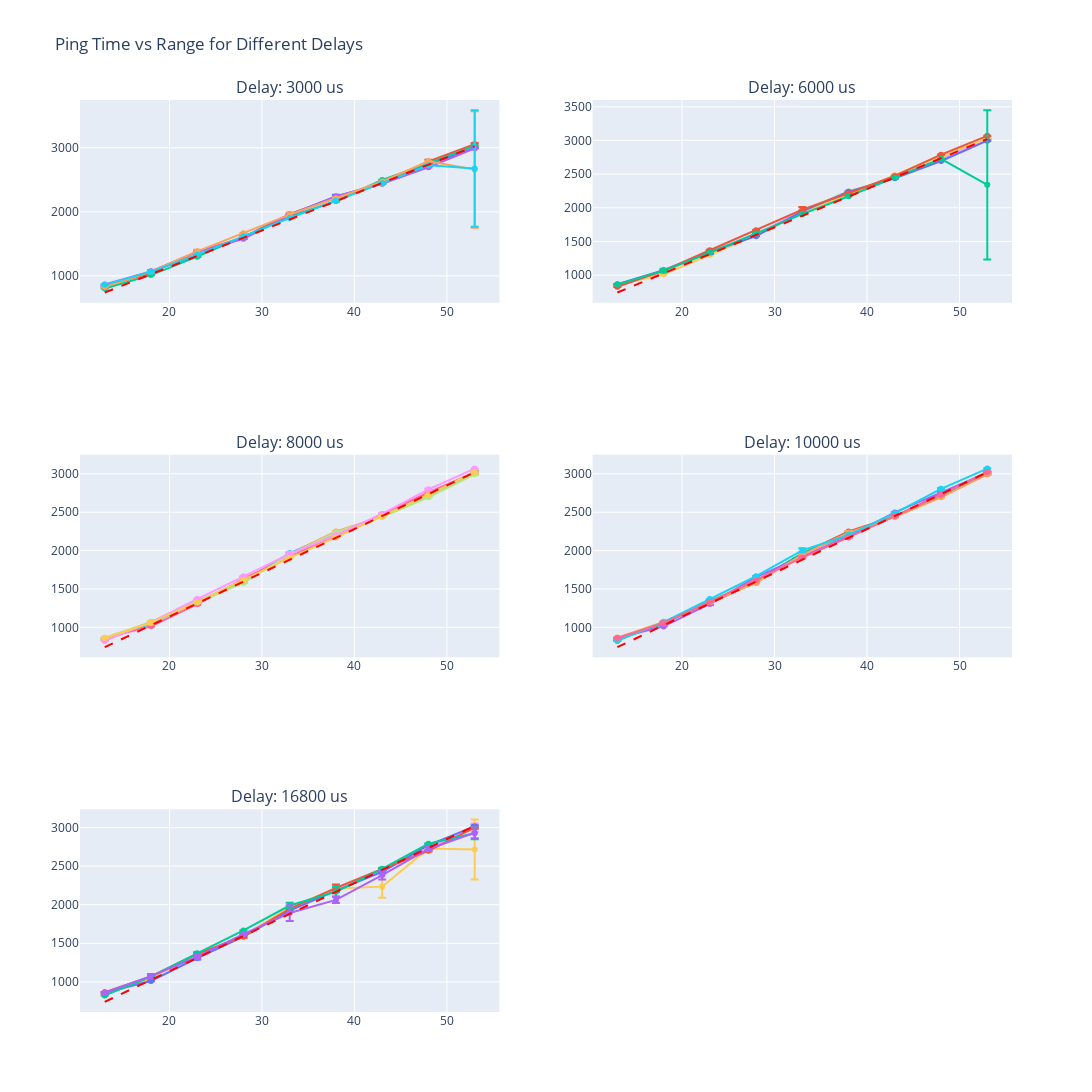

Notebook cell for this chart:
### Markdown cell above
### Cluster 0: num_sensor = 19 stable

### Code cell
visualize_cluster(df_custom_cluster_16,0)
